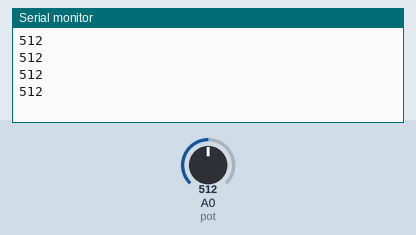
A sketch run on a simulated Arduino Uno, built with avr-gcc and run on an emulated ATmega328P. Shown: the last lines printed to the serial monitor. Inputs (shaded band) come from the test bench; at power-on: A0 (pot) = 512.

Above: at 1.2 s.
1.3 s: A0 (pot) set to 716
At 1.71 s:
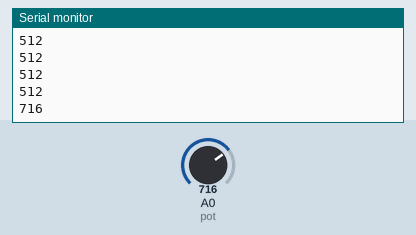
2.8 s: A0 (pot) set to 900
At 2.91 s:
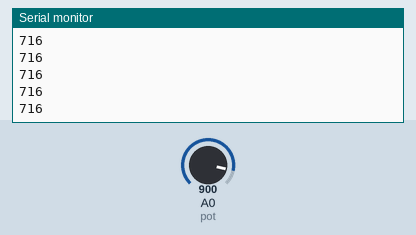
Timing chart, 0 to 5.8 s (numbered marks = the images above; inputs shaded):
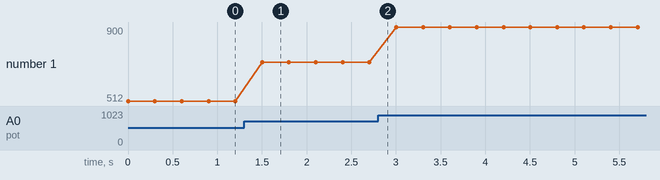

The sketch:

IR_sensor_and_buzzer.ino
```cpp
int x=0;
int pot=A0;
void setup(){

pinMode(pot,INPUT);
Serial.begin(9600);

}
void loop(){
x = analogRead(pot);
Serial.println(x);
delay(300);
}
```

Measured:
- after the input at 1.3 s, the serial monitor: prints a new line after 0.20 s (image 1)
- plotted number 1: 512 → 716 after the input at 1.3 s, 716 → 900 after the input at 2.8 s
